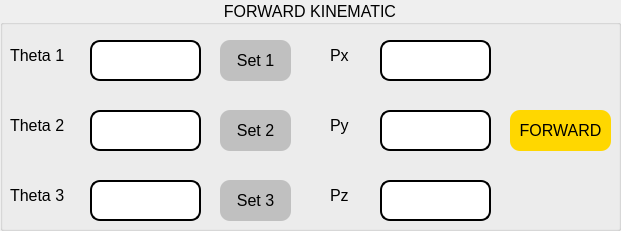
     <widget class="QGroupBox" name="groupBox_FK">
      <property name="geometry">
       <rect>
        <x>580</x>
        <y>130</y>
        <width>621</width>
        <height>231</height>
       </rect>
      </property>
      <property name="font">
       <font>
        <pointsize>12</pointsize>
        <weight>50</weight>
        <bold>false</bold>
       </font>
      </property>
      <property name="layoutDirection">
       <enum>Qt::LeftToRight</enum>
      </property>
      <property name="title">
       <string>FORWARD KINEMATIC</string>
      </property>
      <property name="alignment">
       <set>Qt::AlignCenter</set>
      </property>
      <property name="flat">
       <bool>false</bool>
      </property>
      <property name="checkable">
       <bool>false</bool>
      </property>
      <widget class="QLineEdit" name="lineEdit_FK_th1">
       <property name="geometry">
        <rect>
         <x>90</x>
         <y>40</y>
         <width>111</width>
         <height>41</height>
        </rect>
       </property>
       <property name="font">
        <font>
         <pointsize>12</pointsize>
        </font>
       </property>
       <property name="styleSheet">
        <string notr="true">QLineEdit{
border: 2px solid rgb(0, 0, 0);
border-radius: 10px;
}</string>
       </property>
       <property name="text">
        <string/>
       </property>
       <property name="placeholderText">
        <string/>
       </property>
      </widget>
      <widget class="QLineEdit" name="lineEdit_FK_th2">
       <property name="geometry">
        <rect>
         <x>90</x>
         <y>110</y>
         <width>111</width>
         <height>41</height>
        </rect>
       </property>
       <property name="font">
        <font>
         <pointsize>12</pointsize>
        </font>
       </property>
       <property name="styleSheet">
        <string notr="true">QLineEdit{
border: 2px solid rgb(0, 0, 0);
border-radius: 10px;
}</string>
       </property>
       <property name="text">
        <string/>
       </property>
      </widget>
      <widget class="QLineEdit" name="lineEdit_FK_th3">
       <property name="geometry">
        <rect>
         <x>90</x>
         <y>180</y>
         <width>111</width>
         <height>41</height>
        </rect>
       </property>
       <property name="font">
        <font>
         <pointsize>12</pointsize>
        </font>
       </property>
       <property name="styleSheet">
        <string notr="true">QLineEdit{
border: 2px solid rgb(0, 0, 0);
border-radius: 10px;
}</string>
       </property>
       <property name="text">
        <string/>
       </property>
      </widget>
      <widget class="QPushButton" name="pushButton_setTh1">
       <property name="geometry">
        <rect>
         <x>220</x>
         <y>40</y>
         <width>71</width>
         <height>41</height>
        </rect>
       </property>
       <property name="font">
        <font>
         <pointsize>12</pointsize>
        </font>
       </property>
       <property name="styleSheet">
        <string notr="true">
QPushButton{
border-radius: 10px;
background-color: #c0c0c0;
}

QPushButton:pressed {
    padding-top: 5px;
    padding-left: 5px;
}
</string>
       </property>
       <property name="text">
        <string>Set 1</string>
       </property>
       <property name="autoDefault">
        <bool>false</bool>
       </property>
      </widget>
      <widget class="QPushButton" name="pushButton_setTh2">
       <property name="geometry">
        <rect>
         <x>220</x>
         <y>110</y>
         <width>71</width>
         <height>41</height>
        </rect>
       </property>
       <property name="font">
        <font>
         <pointsize>12</pointsize>
        </font>
       </property>
       <property name="styleSheet">
        <string notr="true">
QPushButton{
border-radius: 10px;
background-color: #c0c0c0;
}

QPushButton:pressed {
    padding-top: 5px;
    padding-left: 5px;
}
</string>
       </property>
       <property name="text">
        <string>Set 2</string>
       </property>
      </widget>
      <widget class="QPushButton" name="pushButton_setTh3">
       <property name="geometry">
        <rect>
         <x>220</x>
         <y>180</y>
         <width>71</width>
         <height>41</height>
        </rect>
       </property>
       <property name="font">
        <font>
         <pointsize>12</pointsize>
        </font>
       </property>
       <property name="styleSheet">
        <string notr="true">
QPushButton{
border-radius: 10px;
background-color: #c0c0c0;
}

QPushButton:pressed {
    padding-top: 5px;
    padding-left: 5px;
}
</string>
       </property>
       <property name="text">
        <string>Set 3</string>
       </property>
      </widget>
      <widget class="QLabel" name="label_4">
       <property name="geometry">
        <rect>
         <x>330</x>
         <y>40</y>
         <width>41</width>
         <height>31</height>
        </rect>
       </property>
       <property name="font">
        <font>
         <pointsize>12</pointsize>
        </font>
       </property>
       <property name="text">
        <string>&lt;html&gt;&lt;head/&gt;&lt;body&gt;&lt;p&gt;Px&lt;/p&gt;&lt;/body&gt;&lt;/html&gt;</string>
       </property>
      </widget>
      <widget class="QLabel" name="label_5">
       <property name="geometry">
        <rect>
         <x>330</x>
         <y>180</y>
         <width>31</width>
         <height>31</height>
        </rect>
       </property>
       <property name="font">
        <font>
         <pointsize>12</pointsize>
        </font>
       </property>
       <property name="text">
        <string>&lt;html&gt;&lt;head/&gt;&lt;body&gt;&lt;p&gt;Pz&lt;/p&gt;&lt;/body&gt;&lt;/html&gt;</string>
       </property>
      </widget>
      <widget class="QLineEdit" name="lineEdit_FK_Py">
       <property name="geometry">
        <rect>
         <x>380</x>
         <y>110</y>
         <width>111</width>
         <height>41</height>
        </rect>
       </property>
       <property name="font">
        <font>
         <pointsize>12</pointsize>
        </font>
       </property>
       <property name="styleSheet">
        <string notr="true">QLineEdit{
border: 2px solid rgb(0, 0, 0);
border-radius: 10px;
}</string>
       </property>
       <property name="text">
        <string/>
       </property>
      </widget>
      <widget class="QLineEdit" name="lineEdit_FK_Px">
       <property name="geometry">
        <rect>
         <x>380</x>
         <y>40</y>
         <width>111</width>
         <height>41</height>
        </rect>
       </property>
       <property name="font">
        <font>
         <pointsize>12</pointsize>
        </font>
       </property>
       <property name="styleSheet">
        <string notr="true">QLineEdit{
border: 2px solid rgb(0, 0, 0);
border-radius: 10px;
}</string>
       </property>
       <property name="text">
        <string/>
       </property>
      </widget>
      <widget class="QLineEdit" name="lineEdit_FK_Pz">
       <property name="geometry">
        <rect>
         <x>380</x>
         <y>180</y>
         <width>111</width>
         <height>41</height>
        </rect>
       </property>
       <property name="font">
        <font>
         <pointsize>12</pointsize>
        </font>
       </property>
       <property name="styleSheet">
        <string notr="true">QLineEdit{
border: 2px solid rgb(0, 0, 0);
border-radius: 10px;
}</string>
       </property>
       <property name="text">
        <string/>
       </property>
      </widget>
      <widget class="QLabel" name="label_6">
       <property name="geometry">
        <rect>
         <x>330</x>
         <y>110</y>
         <width>31</width>
         <height>31</height>
        </rect>
       </property>
       <property name="font">
        <font>
         <pointsize>12</pointsize>
        </font>
       </property>
       <property name="text">
        <string>&lt;html&gt;&lt;head/&gt;&lt;body&gt;&lt;p&gt;Py&lt;/p&gt;&lt;/body&gt;&lt;/html&gt;</string>
       </property>
      </widget>
      <widget class="QPushButton" name="pushButton_FK">
       <property name="geometry">
        <rect>
         <x>510</x>
         <y>110</y>
         <width>101</width>
         <height>41</height>
        </rect>
       </property>
       <property name="font">
        <font>
         <pointsize>12</pointsize>
        </font>
       </property>
       <property name="styleSheet">
        <string notr="true">QPushButton{
border-radius: 10px;
background-color: #ffd700;
}

QPushButton:pressed {
    padding-top: 5px;
    padding-left: 5px;
}
</string>
       </property>
       <property name="text">
        <string>FORWARD</string>
       </property>
      </widget>
      <widget class="QLabel" name="label_19">
       <property name="geometry">
        <rect>
         <x>10</x>
         <y>40</y>
         <width>81</width>
         <height>31</height>
        </rect>
       </property>
       <property name="font">
        <font>
         <pointsize>12</pointsize>
        </font>
       </property>
       <property name="text">
        <string>&lt;html&gt;&lt;head/&gt;&lt;body&gt;&lt;p&gt;Theta 1&lt;/p&gt;&lt;/body&gt;&lt;/html&gt;</string>
       </property>
      </widget>
      <widget class="QLabel" name="label_20">
       <property name="geometry">
        <rect>
         <x>10</x>
         <y>110</y>
         <width>81</width>
         <height>31</height>
        </rect>
       </property>
       <property name="font">
        <font>
         <pointsize>12</pointsize>
        </font>
       </property>
       <property name="text">
        <string>&lt;html&gt;&lt;head/&gt;&lt;body&gt;&lt;p&gt;Theta 2&lt;/p&gt;&lt;/body&gt;&lt;/html&gt;</string>
       </property>
      </widget>
      <widget class="QLabel" name="label_21">
       <property name="geometry">
        <rect>
         <x>10</x>
         <y>180</y>
         <width>81</width>
         <height>31</height>
        </rect>
       </property>
       <property name="font">
        <font>
         <pointsize>12</pointsize>
        </font>
       </property>
       <property name="text">
        <string>&lt;html&gt;&lt;head/&gt;&lt;body&gt;&lt;p&gt;Theta 3&lt;/p&gt;&lt;/body&gt;&lt;/html&gt;</string>
       </property>
      </widget>
     </widget>
